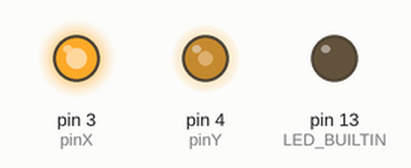
Recording of a program running on a simulated Teensy 3. On the bench: output pins drawn as LEDs (lit = HIGH).

Above: at 10.1 s.
Timing chart, 0 to 126.5 s (numbered marks = the images above):
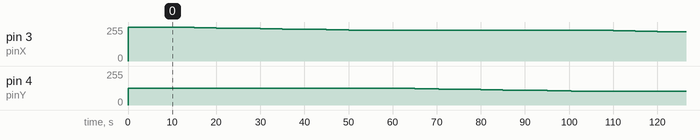

The program:

main.cpp
```cpp
#include <Arduino.h>
#include "parameter.h"

class Vect{
public:
  double x;
  double y;
};

Vect targetPoint[] = {
  {0    ,0.5  },
  {0.1  ,0.5  },
  {0.1  ,0.6  },
  {0.2  ,0.6  },
  {0.2  ,0.4  },
  {0.25 ,0.5  },
  {0.6  ,0.5  },
  {0.6  ,0    },
  {0.7  ,0.5  },
  {0.7  ,0.6  },
  {0.85 ,0.7  },
  {0.85 ,0.8  },
  {0.95 ,0.9  },
  {1    ,1    }
};

void plot(float x,float y){
  float outX = map(x*100,100,0,0,255);
  float outY = map(y*100,100,0,0,255);
  analogWrite(pinX,outX);
  analogWrite(pinY,outY);
}

void setup() {
  pinMode(pinX,OUTPUT);
  pinMode(pinY,OUTPUT);
  analogWrite(LED_BUILTIN,OUTPUT);
  plot(targetPoint[0].x,targetPoint[0].y);
  delay(5000);
}

void loop() {
  // while(1){
  //   plot(0.5,0.5);
  // }
  double dist = 0;
  double pointer = 0;

  for(int i = 0; i < sizeof(targetPoint) / sizeof(targetPoint[0]); i++){

    Vect diff;
    diff.x = targetPoint[i+1].x - targetPoint[i].x;
    diff.y = targetPoint[i+1].y - targetPoint[i].y;
    double a;
    if(diff.x == 0){
      if(diff.y > 0){
        a = 100000;
      }else if(diff.y < 0){
        a = -100000;
      }else{
        a = 0;
      }

    }else{
      a = diff.y/diff.x;
    }
    double theta = atan(a);
    dist += hypot(diff.x, diff.y);

    Vect movingPointer;
    movingPointer.x = targetPoint[i].x;
    movingPointer.y = targetPoint[i].y;

    while(pointer < dist){
      plot(movingPointer.x,movingPointer.y);

      movingPointer.x += 0.001 * cos(theta);
      movingPointer.y += 0.001 * sin(theta);
      pointer += 0.001;
      delay(500);
    }
  }
}
```

parameter.h
```cpp
#ifndef INCLUDE_GUARD_PARAMETER_H
#define INCLUDE_GUARD_PARAMETER_H

// Device
const int pinX = 3;
const int pinY = 4;
double counter = 0;
#endif
```

Measured:
- by itself, pin 3 (pinX): moves from 255/255 to 219/255 over 115 s
- by itself, pin 4 (pinY): moves from 127/255 to 102/255 over 45.0 s
